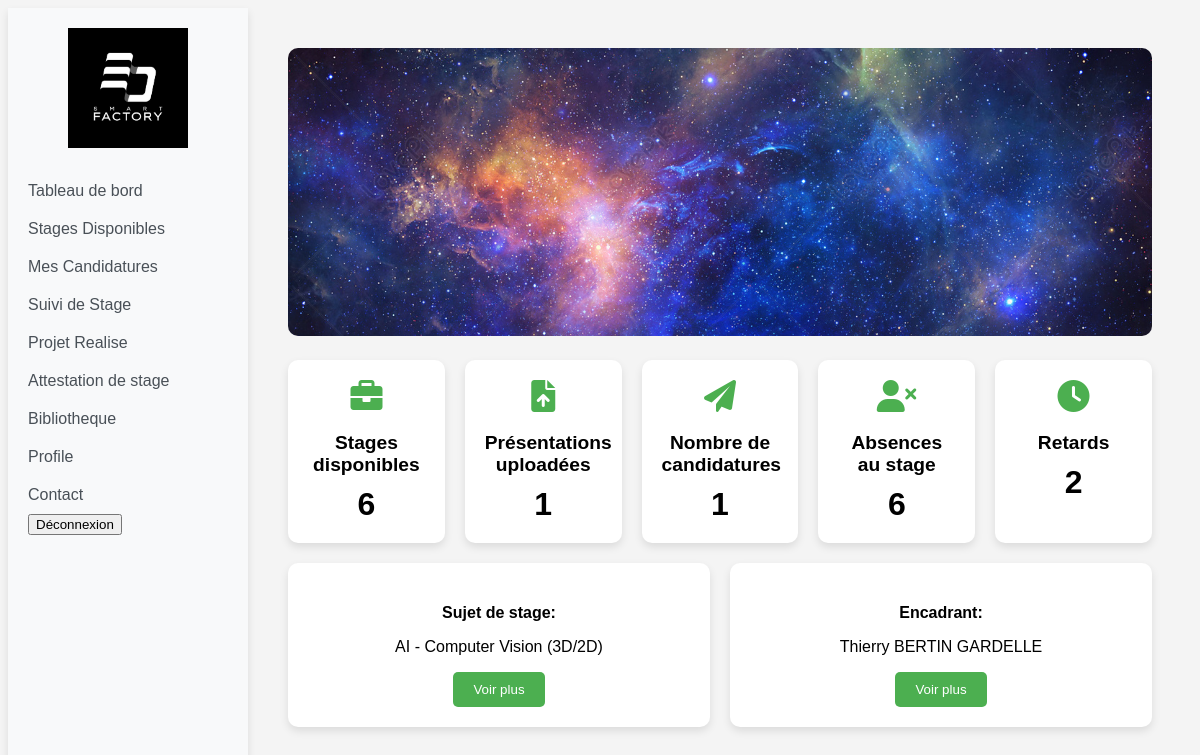
The app's page /stagiaire-dashboard/dashboard/ (signed in) with its own data.
### stagiaires/models.py (models this page shows, shortened)
class Stage(models.Model):
    type_de_stage = models.CharField(max_length=20)
    sujet = models.CharField(max_length=50)
    description = models.TextField()
    date_de_debut = models.DateField()
    date_de_fin = models.DateField()
    date_de_creation = models.DateTimeField(auto_now_add=True)
    date_de_modification = models.DateTimeField(auto_now=True)

class Encadreur(models.Model):
    nom = models.CharField(max_length=20)
    prenom = models.CharField(max_length=20)
    email = models.EmailField()
    telephone = models.CharField(max_length=20)
    specialite = models.CharField(max_length=20)
    date_de_creation = models.DateTimeField(auto_now_add=True)
    date_de_modification = models.DateTimeField(auto_now=True)

### stagiaires/views.py (the view)
# urls.py: path('dashboard/', views.stagiaire_dashboard, name='stagiaire_dashboard'),
@login_required
def stagiaire_dashboard(request):
    if request.user.user_type != 1:
        return redirect('login')
    stagiaire = Stagiaire.objects.get(email=request.user.email)  # email is unique
    stages_disponibles = Stage.objects.all()
    for stage in stages_disponibles:
        stage.already_applied = Application.objects.filter(stagiaire=stagiaire, stage=stage).exists()
    mes_candidatures = Application.objects.filter(stagiaire=stagiaire)
    mes_stages_actuels = Stage.objects.filter(application__stagiaire=stagiaire, application__statut='accepté')
    progress_updates = ProgressUpdate.objects.filter(stagiaire=stagiaire)
    projets_realises = Projet_realise.objects.filter(stagiaire=stagiaire)
    rapport_files = FileUpload.objects.filter(user=request.user, file_type=FileUpload.TRAINEE_REPORT)
    presentation_files = FileUpload.objects.filter(user=request.user, file_type=FileUpload.PRESENTATION)
    convention_files = FileUpload.objects.filter(user=request.user, file_type=FileUpload.STAGE_CONVENTION)
    encadreur = None
    accepted_application = Application.objects.filter(stagiaire=stagiaire, statut='accepté').first()
    if accepted_application:
        encadreur = accepted_application.encadreur
    absences_count = Absence.objects.filter(stagiaire=stagiaire, status='absent').count()
    retards_count = Absence.objects.filter(stagiaire=stagiaire, status='retard').count()
    context = {
        'stages_disponibles': stages_disponibles,
        'mes_candidatures': mes_candidatures,
        'mes_stages_actuels': mes_stages_actuels,
        'progress_updates': progress_updates,
        'projets_realises': projets_realises,
        'rapport_files_count': rapport_files.count(),
        'presentation_files_count': presentation_files.count(),
        'convention_files_count': convention_files.count(),
        'encadreur': encadreur,
        'absences_count': absences_count,
        'retards_count': retards_count,
    }
    return render(request, 'stagiaires/dashboard.html', context)

### stagiaires/templates/stagiaires/dashboard.html (shortened to what this page needs)
{% extends 'stagiaires/base.html' %}
{% load static %}
{% block content %}
<div class="custom-main-content">
    <div class="custom-banner">
        <img src="{% static 'img/image-dash.jpg' %}" alt="Banner Image">
    </div>
    <div class="custom-stats-container">
        <div class="custom-stat">
            <i class="fas fa-briefcase"></i>
            <h3>Stages disponibles</h3>
            <span class="custom-stat-number">{{ stages_disponibles.count }}</span>
        </div>
        <div class="custom-stat">
            <i class="fas fa-file-upload"></i>
            <h3>Présentations uploadées</h3>
            <span class="custom-stat-number">{{ presentation_files_count }}</span>
        </div>
        <div class="custom-stat">
            <i class="fas fa-paper-plane"></i>
            <h3>Nombre de candidatures</h3>
            <span class="custom-stat-number">{{ mes_candidatures.count }}</span>
        </div>
        <div class="custom-stat">
            <i class="fas fa-user-times"></i>
            <h3>Absences au stage</h3>
            <span class="custom-stat-number">{{ absences_count }}</span>
        </div>
        <div class="custom-stat">
            <i class="fas fa-clock"></i>
            <h3>Retards</h3>
            <span class="custom-stat-number">{{ retards_count }}</span>
        </div>
    </div>
    <div class="custom-cards-container">
        <div class="custom-card">
            <h4>Sujet de stage:</h4>
            {% if mes_stages_actuels.exists %}
                <p>{{ mes_stages_actuels.first.sujet }}</p>
            {% else %}
                <p>Aucun stage actuel.</p>
            {% endif %}
            <button class="custom-btn-see-more">Voir plus</button>
        </div>
        <div class="custom-card">
            <h4>Encadrant:</h4>
            {% if encadreur %}
                <p>{{ encadreur.prenom }} {{ encadreur.nom }}</p>
            {% else %}
                <p>Aucun encadrant assigné.</p>
            {% endif %}
            <button class="custom-btn-see-more">Voir plus</button>
        </div>
    </div>
</div>
{% endblock %}

### static/css/upload_files.css (style rules this page uses)
body { font-family: sans-serif; background-color: #f4f4f4; }

### static/css/profile.css (style rules this page uses)
body { font-family: sans-serif; background-color: #f4f4f4; }

### static/css/tableau_de_bord.css (style rules this page uses)
.custom-main-content { max-width: 1200px; margin: auto; padding: 10px; }
.custom-banner img { width: 100%; height: auto; border-radius: 10px; }
.custom-stats-container { display: grid; grid-template-columns: repeat(auto-fill, minmax(150px, 1fr)); gap: 20px; margin-top: 20px; }
.custom-stat { background-color: #fff; padding: 20px; border-radius: 10px; text-align: center; box-shadow: 0 4px 8px rgba(0, 0, 0, 0.1); }
.custom-stat h3 { margin-bottom: 10px; font-size: 1.2rem; }
.custom-stat-number { font-size: 2rem; font-weight: bold; }
.custom-cards-container { display: grid; grid-template-columns: repeat(auto-fill, minmax(300px, 1fr)); gap: 20px; margin-top: 20px; }
.custom-card { background-color: #fff; padding: 20px; border-radius: 10px; box-shadow: 0 4px 8px rgba(0, 0, 0, 0.1); text-align: center; }
.custom-card h4 { margin-bottom: 10px; }
.custom-btn-see-more { background-color: #4CAF50; color: white; border: none; padding: 10px 20px; border-radius: 5px; cursor: pointer; }
.custom-main-content { max-width: 1200px; margin: auto; padding: 20px; }
.custom-stat i { font-size: 2rem; margin-bottom: 10px; color: #4CAF50; }
.custom-stat h3 { margin-top: 10px; font-size: 1.2rem; }
.custom-stat-number { font-size: 2rem; font-weight: bold; margin-top: 10px; }

### records on screen
Stage: first.sujet "AI - Computer Vision (3D/2D)"
Encadreur: prenom "Thierry", nom "BERTIN GARDELLE"

### other values on screen
{{ stages_disponibles.count }} "6"
{{ presentation_files_count }} "1"
{{ mes_candidatures.count }} "1"
{{ absences_count }} "6"
{{ retards_count }} "2"
